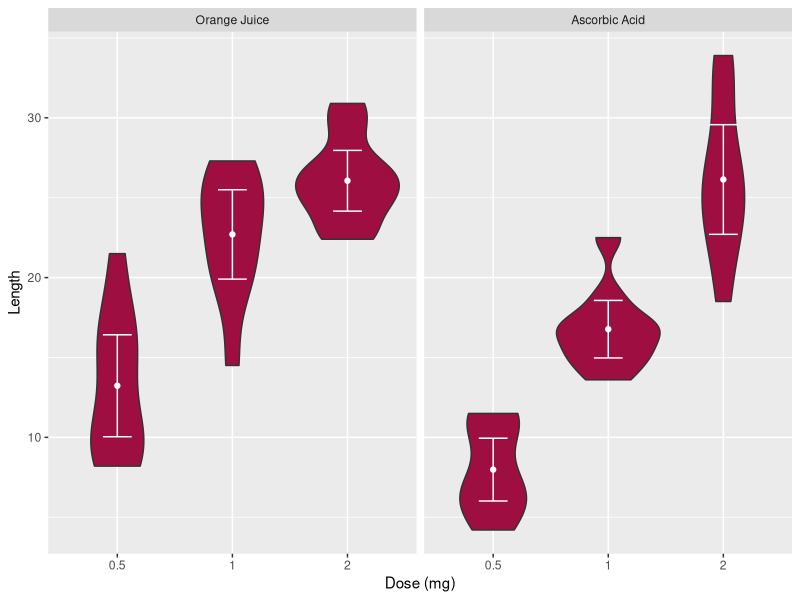

Generate this figure with R:
## ---- chunk 1
library(plyr)
tg <- ToothGrowth
tg$supp <- revalue(tg$supp, c('OJ' = 'Orange Juice', 'VC' = 'Ascorbic Acid'))
tg$dose <- as.factor(tg$dose)
tg$exp <- rep(1:6, each=10)
sample.number <- nrow(tg)
sample.variables <- names(tg)
## ---- chunk 2
summary(tg[c(2,3)])
## ---- chunk 3

sample.intervals <- data.frame(t(sapply(seq(1:6), function(x) t.test(tg$len[tg$exp ==x ])$conf)))
sample.intervals$mean <- sample.intervals$X1 + (sample.intervals$X2 - sample.intervals$X1)/2
sample.intervals$supp <- as.factor(c(rep('Ascorbic Acid', 3), rep('Orange Juice', 3) ))
sample.intervals$dose <- as.factor(c('0.5', '1', '2'))

library(ggplot2)
ggplot() +
        geom_violin(data = tg, aes(dose, len), fill = '#9e0e40') +
        geom_point(data = sample.intervals,
                   aes(x = dose, y = mean), col = 'white')+
        geom_errorbar(data = sample.intervals,
                      aes(x = dose, ymin=X1, ymax=X2), width=0.25, col = 'white') +
        facet_grid( ~ supp) +
        labs(x = 'Dose (mg)', y = 'Length')
        

